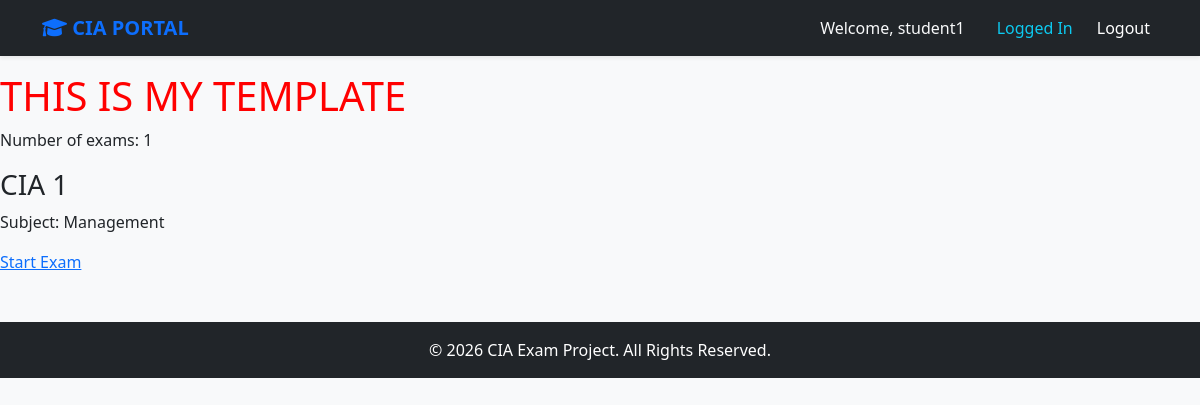
The page /student-dashboard/ (signed in) on the database its author committed.
### quiz/models.py (models this page shows, shortened)
class User(AbstractUser):
    is_student = models.BooleanField(default=False)
    is_faculty = models.BooleanField(default=False)
    course = models.CharField(
        max_length=100,
        blank=True,
        null=True
    )
    semester = models.IntegerField(
        default=1,
        blank=True,
        null=True
    )

class Exam(models.Model):
    exam_name = models.CharField(
        max_length=100
    )
    course = models.ForeignKey(
        Course,
        on_delete=models.CASCADE
    )
    subject = models.ForeignKey(
        Subject,
        on_delete=models.CASCADE
    )
    duration = models.IntegerField(
        default=60
    )
    number_of_questions = models.IntegerField()
    start_time = models.DateTimeField()
    end_time = models.DateTimeField()
    is_published = models.BooleanField(
        default=False
    )
    created_at = models.DateTimeField(
        auto_now_add=True
    )

class Subject(models.Model):
    code = models.CharField(
        max_length=20,
        unique=True
    )
    name = models.CharField(
        max_length=100
    )
    course = models.ForeignKey(
        Course,
        on_delete=models.CASCADE
    )
    semester = models.IntegerField()

### quiz/views.py (the view)
@login_required
def student_dashboard(request):
    student = get_object_or_404(
        StudentProfile,
        user=request.user
    )
    exams = Exam.objects.filter(
        course=student.course,
        is_published=True
    )
    print("=" * 50)
    print("Logged in user :", request.user.username)
    print("Student course :", student.course)
    print("Course ID      :", student.course.id)
    print("Exam Count     :", exams.count())
    for exam in exams:
        print(exam.id, exam.exam_name)
    print("=" * 50)
    results = Result.objects.filter(
        student=request.user
    )
    return render(
        request,
        "student/dashboard.html",
        {
            "student": student,
            "exams": exams,
            "results": results,
        }
    )

### quiz/models.py (called while the page is built)
    def __str__(self):
        return self.name

### quiz/templates/student/dashboard.html
{% extends "base.html" %}
{% block content %}
<h1 style="color:red;">
    THIS IS MY TEMPLATE
</h1>
<p>
Number of exams: {{ exams|length }}
</p>
{% for exam in exams %}
<h3>
{{ exam.exam_name }}
</h3>
<p>
Subject: {{ exam.subject.name }}
</p>
<a href="{% url 'take_exam' exam.id %}">
Start Exam
</a>
{% empty %}
<h3>
NO EXAMS FOUND
</h3>
{% endfor %}
{% endblock %}

### quiz/templates/base.html (shortened to what this page needs)
<!DOCTYPE html>
<html lang="en">
<head>
    <link href="https://cdn.jsdelivr.net/npm/bootstrap@5.3.0/dist/css/bootstrap.min.css" rel="stylesheet">
    <link rel="stylesheet" href="https://cdnjs.cloudflare.com/ajax/libs/font-awesome/6.0.0/css/all.min.css">
</head>
<body>
    <nav class="navbar navbar-expand-lg navbar-dark bg-dark shadow-sm">
        <div class="container">
            <a class="navbar-brand" href="{% url 'index' %}"><i class="fas fa-graduation-cap"></i> CIA PORTAL</a>
            <div class="collapse navbar-collapse" id="navbarNav">
                <ul class="navbar-nav ms-auto">
                    {% if user.is_authenticated %}
                        <li class="nav-item">
                            <span class="nav-link text-light me-3">Welcome, {{ user.username }}</span>
                        </li>
                        <li class="nav-item">
    <span class="nav-link text-info">
        Logged In
    </span>
</li>
                        <li class="nav-item">
                            <a class="nav-link btn btn-danger btn-sm text-white ms-lg-2" href="{% url 'logout' %}">Logout</a>
                        </li>
{% endif %}
                </ul>
            </div>
        </div>
    </nav>
    <main>
        {% block content %}
        {% endblock %}
    </main>
    <footer class="bg-dark text-white text-center py-3 mt-5">
        <p class="mb-0">&copy; 2026 CIA Exam Project. All Rights Reserved.</p>
    </footer>
</body>
</html>

### quiz/templates/base.html (style rules this page uses)
body { background-color: #f8f9fa; min-height: 100vh; display: flex; flex-direction: column; }
.navbar-brand { font-weight: bold; color: #0d6efd !important; }
footer { margin-top: auto; }

### rows shown on the page
User: username "student1"
Exam: exam_name "CIA 1", subject.name "Management"

### other values the page prints
{{ exams|length }} "1"
